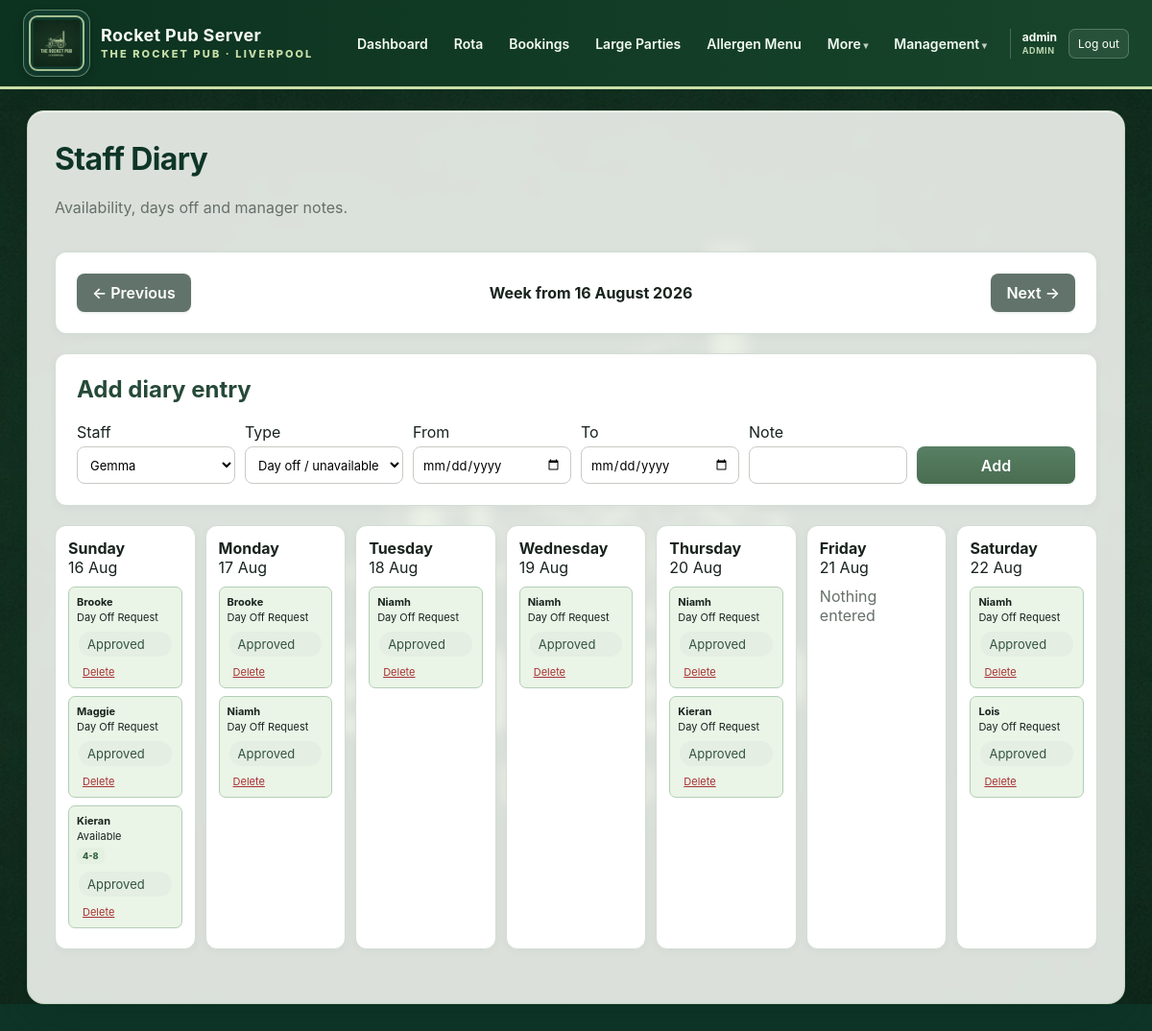
The page /staff-diary (signed in) on the database its author committed.
### app/models.py (models this page shows)
class AppUser(db.Model):
    id = db.Column(db.Integer, primary_key=True)
    username = db.Column(
        db.String(80),
        nullable=False,
        unique=True,
        index=True,
    )
    password_hash = db.Column(db.String(255), nullable=False)
    role = db.Column(
        db.String(20),
        nullable=False,
        default="staff",
        index=True,
    )
    must_change_password = db.Column(
        db.Boolean,
        nullable=False,
        default=True,
    )
    email = db.Column(db.String(255), unique=True, index=True)
    pending_email = db.Column(db.String(255))
    email_verified = db.Column(db.Boolean, nullable=False, default=False)
    email_verification_code_hash = db.Column(db.String(255))
    email_verification_expires_at = db.Column(db.DateTime)
    password_reset_code_hash = db.Column(db.String(255))
    password_reset_expires_at = db.Column(db.DateTime)
    active = db.Column(db.Boolean, nullable=False, default=True)
    created_at = db.Column(db.DateTime, default=datetime.utcnow)
    last_login_at = db.Column(db.DateTime)
    @property
    def is_manager(self):
        return self.role in {"manager", "admin"}
    @property
    def is_admin(self):
        return self.role == "admin"

class StaffDiaryEntry(db.Model):
    id = db.Column(db.Integer, primary_key=True)
    staff_id = db.Column(
        db.Integer,
        db.ForeignKey("staff_profile.id"),
        index=True,
    )
    entry_date = db.Column(db.Date, nullable=False, index=True)
    entry_type = db.Column(db.String(30), nullable=False, index=True)
    available_from = db.Column(db.Time)
    available_until = db.Column(db.Time)
    note = db.Column(db.String(400))
    status = db.Column(
        db.String(20),
        nullable=False,
        default="requested",
        index=True,
    )
    created_by_user_id = db.Column(
        db.Integer,
        db.ForeignKey("app_user.id"),
    )
    reviewed_by_user_id = db.Column(
        db.Integer,
        db.ForeignKey("app_user.id"),
    )
    created_at = db.Column(db.DateTime, default=datetime.utcnow)
    reviewed_at = db.Column(db.DateTime)
    staff = db.relationship("StaffProfile", back_populates="diary_entries")
    created_by = db.relationship("AppUser", foreign_keys=[created_by_user_id])
    reviewed_by = db.relationship("AppUser", foreign_keys=[reviewed_by_user_id])

class StaffProfile(db.Model):
    id = db.Column(db.Integer, primary_key=True)
    user_id = db.Column(
        db.Integer,
        db.ForeignKey("app_user.id"),
        unique=True,
        index=True,
    )
    display_name = db.Column(db.String(100), nullable=False, unique=True, index=True)
    work_role = db.Column(
        db.String(30),
        nullable=False,
        default="front_of_house",
        index=True,
    )
    employment_type = db.Column(
        db.String(20),
        nullable=False,
        default="regular",
    )
    target_hours = db.Column(db.Float, nullable=False, default=0)
    max_hours = db.Column(db.Float, nullable=False, default=40)
    rota_notes = db.Column(db.String(300))
    sort_order = db.Column(db.Integer, nullable=False, default=100)
    preferred_shifts = db.Column(db.String(250))
    active = db.Column(db.Boolean, nullable=False, default=True)
    created_at = db.Column(db.DateTime, default=datetime.utcnow)
    user = db.relationship("AppUser")
    @property
    def rota_name(self):
        if self.user is not None:
            return self.user.username
        return self.display_name
    availability_rules = db.relationship(
        "StaffAvailabilityRule",
        back_populates="staff",
        cascade="all, delete-orphan",
    )
    diary_entries = db.relationship(
        "StaffDiaryEntry",
        back_populates="staff",
        cascade="all, delete-orphan",
    )
    shifts = db.relationship(
        "RotaShift",
        back_populates="staff",
        cascade="all, delete-orphan",
    )

### app/routes.py (the view, shortened to what this page needs)
@main.route("/staff-diary", methods=["GET", "POST"])
def staff_diary():
    selected_text = request.args.get("week")
    try:
        selected = (
            datetime.strptime(selected_text, "%Y-%m-%d").date()
            if selected_text
            else date.today()
        )
    except ValueError:
        selected = date.today()
    week_start = sunday_for_date(selected)
    days = [week_start + timedelta(days=i) for i in range(7)]
    profile = current_staff_profile()
    entries = db.session.scalars(
        db.select(StaffDiaryEntry)
        .where(
            StaffDiaryEntry.entry_date >= week_start,
            StaffDiaryEntry.entry_date <= week_start + timedelta(days=6),
        )
        .order_by(
            StaffDiaryEntry.entry_date,
            StaffDiaryEntry.created_at,
        )
    ).all()
    profiles = db.session.scalars(
        db.select(StaffProfile)
        .where(StaffProfile.active.is_(True))
        .order_by(
            StaffProfile.sort_order,
            StaffProfile.display_name,
        )
    ).all()
    by_day = {day: [] for day in days}
    for entry in entries:
        by_day.setdefault(
            entry.entry_date,
            [],
        ).append(entry)
    return render_template(
        "staff_diary.html",
        week_start=week_start,
        days=days,
        by_day=by_day,
        profiles=profiles,
        my_profile=profile,
        previous_start=week_start - timedelta(days=7),
        next_start=week_start + timedelta(days=7),
    )

### app/routes.py (called while the page is built)
def current_user():
    return getattr(g, "current_user", None)

@main.app_context_processor
def inject_current_user():
    return {
        "current_user": current_user(),
    }

def sunday_for_date(value):
    days_since_sunday = (value.weekday() + 1) % 7
    return value - timedelta(days=days_since_sunday)

def current_staff_profile():
    user = current_user()
    if not user:
        return None
    profile = db.session.scalar(
        db.select(StaffProfile).where(
            StaffProfile.user_id == user.id
        )
    )
    if profile:
        return profile
    profile = db.session.scalar(
        db.select(StaffProfile).where(
            db.func.lower(StaffProfile.display_name)
            == user.username.lower()
        )
    )
    if profile and profile.user_id is None:
        profile.user_id = user.id
        db.session.commit()
    return profile

### app/templates/staff_diary.html (shortened to what this page needs)
{% extends "base.html" %}
{% block content %}
<div class="page-heading">
    <div>
        <h1>Staff Diary</h1>
        <p>Availability, days off and manager notes.</p>
    </div>
</div>
<div class="week-switcher card">
    <a class="button secondary"
       href="{{ url_for('main.staff_diary', week=previous_start.isoformat()) }}">← Previous</a>
    <strong>Week from {{ week_start.strftime("%d %B %Y") }}</strong>
    <a class="button secondary"
       href="{{ url_for('main.staff_diary', week=next_start.isoformat()) }}">Next →</a>
</div>
<div class="card diary-add-card">
    <h2>Add diary entry</h2>
    <form method="post" class="diary-entry-form diary-entry-form-clean">
        {% if current_user.is_admin %}
            <label>
                Staff
                <select name="staff_id">
                    {% for profile in profiles %}
                        <option value="{{ profile.id }}">
                            {{ profile.rota_name }}
                        </option>
                    {% endfor %}
                </select>
            </label>
        {% endif %}
        <label>
            Type
            <select name="entry_type" id="diary-entry-type">
                <option value="day_off_request">Day off / unavailable</option>
            </select>
        </label>
        <label>
            From
            <input type="date"
                   name="start_date"
                   required>
        </label>
        <label>
            To
            <input type="date"
                   name="end_date">
        </label>
        <label class="diary-note-field">
            Note
            <input name="note">
        </label>
        <div class="diary-submit-field">
            <button class="button" type="submit">
                Add
            </button>
        </div>
    </form>
</div>
<div class="staff-diary-week">
{% for day in days %}
    <section class="card diary-day-card">
        <div class="diary-day-heading">
            <strong>{{ day.strftime("%A") }}</strong>
            <span>{{ day.strftime("%d %b") }}</span>
        </div>
        {% for entry in by_day.get(day, []) %}
            <div class="diary-entry diary-{{ entry.status }}">
                <div>
                    {% if entry.entry_type == "no_one_off" %}
                        <strong>NO ONE OFF</strong>
                    {% else %}
                        <strong>{{ entry.staff.display_name }}</strong>
                        <span>
                            {% if entry.entry_type == "available_window" %}
                                Available
                            {% else %}
                                {{ entry.entry_type.replace("_", " ")|title }}
                            {% endif %}
                        </span>
                    {% endif %}
                    {% if entry.entry_type == "available_window" %}
                        {% set stored_shift = entry.note.split(" · ", 1)[0] if entry.note else "" %}
                        {% if stored_shift %}
                            <small class="diary-shift-value">
                                {{ stored_shift }}
                            </small>
                        {% endif %}
                    {% elif entry.note %}
                        <small>{{ entry.note }}</small>
                    {% endif %}
                </div>
                <span class="badge">{{ entry.status|title }}</span>
                {% if current_user.is_manager %}
                    <form method="post"
                          action="{{ url_for('main.diary_manager_update', entry_id=entry.id) }}"
                          class="diary-actions">
                        <button class="link-button danger" name="action" value="delete" type="submit">Delete</button>
                    </form>
                {% endif %}
            </div>
        {% else %}
            <span class="muted">Nothing entered</span>
        {% endfor %}
    </section>
{% endfor %}
</div>
{% endblock %}

### app/templates/base.html (shortened to what this page needs)
<!doctype html>
<html lang="en">
<head>
    <link rel="stylesheet"
          href="{{ url_for('static', filename='css/style.css') }}">
</head>
<body>
<header class="topbar">
    <a class="brand"
       href="{{ url_for('main.dashboard') }}"
       aria-label="Rocket Pub Server dashboard">
        <span class="brand-logo-frame">
            <img src="{{ url_for('static', filename='images/rocket-pub-header-logo.png') }}"
                 alt="The Rocket Pub Liverpool logo">
        </span>
        <span class="brand-copy">
            <strong>Rocket Pub Server</strong>
            <small>The Rocket Pub · Liverpool</small>
        </span>
    </a>
    {% if current_user %}
    <nav class="main-nav">
        <a class="{% if request.endpoint == 'main.dashboard' %}active{% endif %}"
           href="{{ url_for('main.dashboard') }}">Dashboard</a>
        <a class="{% if request.endpoint and request.endpoint.startswith('main.rota') %}active{% endif %}"
           href="{{ url_for('main.rota_home') }}">Rota</a>
        <a class="{% if request.endpoint in ['main.bookings', 'main.new_booking', 'main.edit_booking'] %}active{% endif %}"
           href="{{ url_for('main.bookings') }}">Bookings</a>
        <a class="{% if request.endpoint in ['main.large_parties', 'main.new_large_party', 'main.edit_large_party'] %}active{% endif %}"
           href="{{ url_for('main.large_parties') }}">Large Parties</a>
        <a class="{% if request.endpoint in ['main.allergen_menu', 'main.allergen_new', 'main.allergen_edit'] %}active{% endif %}"
           href="{{ url_for('main.allergen_menu') }}">Allergen Menu</a>
        <details class="nav-menu" data-exclusive-nav>
            <summary>More</summary>
        </details>
        {% if current_user.is_manager %}
            <details class="nav-menu management-menu" data-exclusive-nav>
                <summary>Management</summary>
            </details>
        {% endif %}
        <div class="account-menu">
            <span>
                {{ current_user.username }}
                <small>{{ current_user.role|title }}</small>
            </span>
<form method="post" action="{{ url_for('main.logout') }}">
                <button type="submit" class="topbar-logout">Log out</button>
            </form>
        </div>
    </nav>
    {% endif %}
</header>
<main class="container">
    {% block content %}{% endblock %}
</main>
</body>
</html>

### rows shown on the page
AppUser: username "admin", role "ADMIN"
StaffDiaryEntry: staff.display_name "Brooke", entry_type.replace "Day Off Request", status "Approved"
StaffDiaryEntry: staff.display_name "Maggie", entry_type.replace "Day Off Request", status "Approved"
StaffDiaryEntry: staff.display_name "Kieran", entry_type "Available", note "4-8", status "Approved"
StaffDiaryEntry: staff.display_name "Brooke", entry_type.replace "Day Off Request", status "Approved"
StaffDiaryEntry: staff.display_name "Niamh", entry_type.replace "Day Off Request", status "Approved"
StaffDiaryEntry: staff.display_name "Niamh", entry_type.replace "Day Off Request", status "Approved"
StaffDiaryEntry: staff.display_name "Niamh", entry_type.replace "Day Off Request", status "Approved"
StaffDiaryEntry: staff.display_name "Niamh", entry_type.replace "Day Off Request", status "Approved"
StaffDiaryEntry: staff.display_name "Kieran", entry_type.replace "Day Off Request", status "Approved"
StaffDiaryEntry: staff.display_name "Niamh", entry_type.replace "Day Off Request", status "Approved"
StaffDiaryEntry: staff.display_name "Lois", entry_type.replace "Day Off Request", status "Approved"

### other values the page prints
{{ week_start.strftime("%d %B %Y") }} "16 August 2026"
{{ day.strftime("%A") }} "Sunday" "Monday" "Tuesday" "Wednesday" "Thursday" "Friday" "Saturday"
{{ day.strftime("%d %b") }} "16 Aug" "17 Aug" "18 Aug" "19 Aug" "20 Aug" "21 Aug" "22 Aug"
form field staff_id "Gemma"
